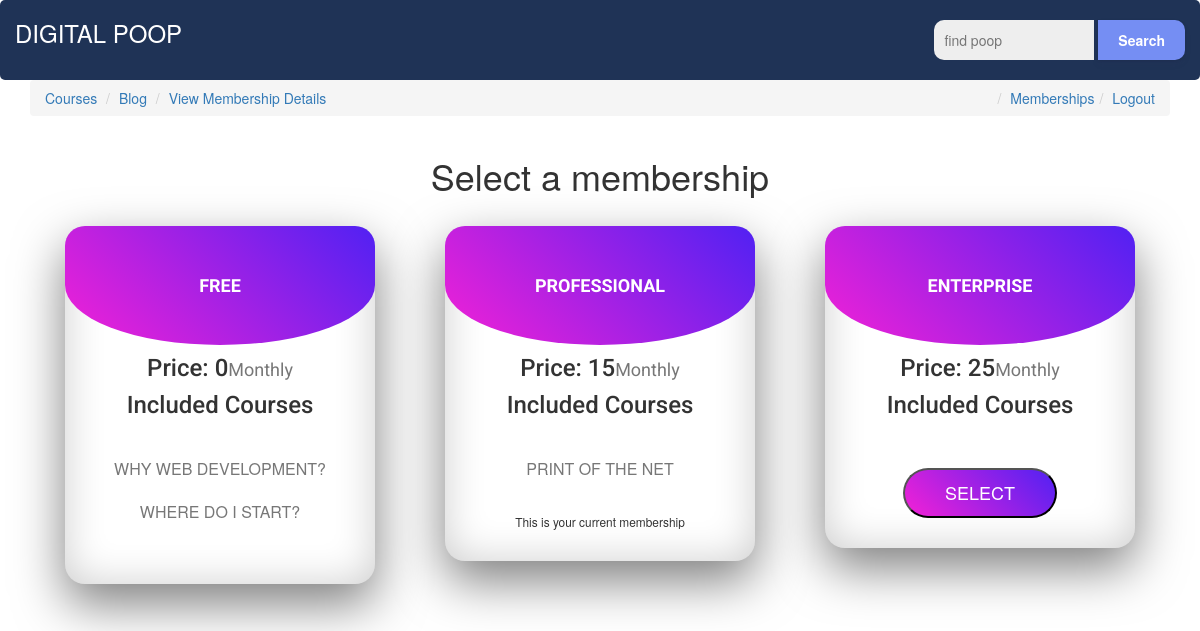
Screenshot of /memberships/ (signed in) with the database file from the repository.
### memberships/models.py (models this page shows)
class Membership(models.Model):
	slug = models.SlugField()
	membership_type = models.CharField(
			choices=MEMBERSHIP_CHOICES,
			default='Free',
			max_length=30)
	price = models.IntegerField(default=15)
	stripe_plan_id = models.CharField(max_length=40)
	def __str__(self):
		return self.membership_type
	class Meta:
		db_table = 'Membership'

### courses/models.py (models this page shows, shortened)
class Course(models.Model):
    slug = models.SlugField()
    title = models.CharField(max_length=120)
    description = models.TextField()
    image = models.ImageField(null=True, blank=True)
    allowed_membership = models.ManyToManyField(Membership)
    class Meta:
        db_table = 'Course'

### memberships/views.py (the view, shortened to what this page needs)
# urls.py: path('', MembershipSelectView.as_view(), name='select'),
class MembershipSelectView(ListView):
    model = Membership
    def get_context_data(self, *args, **kwargs):
        context = super().get_context_data(**kwargs)
        current_membership = get_user_membership(self.request)
        context['current_membership'] = str(current_membership.membership)
        return context

### memberships/views.py (called while the page is built)
def get_user_membership(request):
    user_membership_qs = UserMembership.objects.filter(user=request.user)
    if user_membership_qs.exists():
        return user_membership_qs.first()
    return None

### memberships/templates/memberships/membership_list.html (shortened to what this page needs)
{% extends 'memberships/base.html' %}
{% block content %}
<div class="row text-center">
<h1 id="color">Select a membership</h1>
</div>
<div class="container">
	<div class="row">
		{% for object in object_list %}
			<div class="col-sm-4 col-md-4">
			   <div class="price-table">
					<div class="price-head">
						<h4>{{ object.membership_type }}</h4>
					</div>
					<div class="price-content">
					  <h5 class="price-title">Price: {{ object.price }}<small>Monthly</small></h5>
					  <h5>Included Courses</h5>
					  <ul>
							{% for course in object.course_set.all %}
							<li class="card-text">{{ course.title }}</li>
							{% endfor %}
					  </ul>
					<div class="price-button">
					  {% if object.membership_type != 'Free' %}
			<form method="POST" action="{% url 'memberships:select' %}">
				{% if object.membership_type != current_membership %}
					<button>Select</button>
				{% else %}
					<small>This is your current membership</small>
				{% endif %}
			</form>
			{% endif %}
					  </div>
					</div>
				  </div>
				</div>
			{% endfor %}
	</div>
</div>
{% endblock content %}

### memberships/static/css/main.css (style rules this page uses)
html { box-sizing: border-box; }
.row { margin-left:auto; margin-right:auto; }
.price-table { text-align: center; overflow: hidden; margin: 20px; background: #fff; box-sizing: border-box; box-shadow: inset 0 0 40px rgba(0, 0, 0, .2), 0 20px 50px rgba(0,0,0,.5); border-radius: 20px; }
.price-table .price-head { padding: 50px; background: linear-gradient(45deg, #f321d6, #5121f3); border-bottom-left-radius: 50%; border-bottom-right-radius: 50%; }
.price-table .price-head h4 { text-transform: uppercase; margin: 0; padding: 0; color: #fff; font-weight: 700; font-family: 'Ubuntu', sans-serif; }
.price-table h5 { font-size: 24px; font-family: 'Roboto', sans-serif; }
.price-content { position: relative; }
.price-content ul { position: relative; margin: 0; padding: 20px 0; }
.price-content ul li { list-style: none; font-size: 16px; color: #777; cursor: pointer; text-transform: uppercase; transition: .5s; padding: 10px 0; }
.price-button { padding: 0 0 30px; }
.price-button button { padding: 10px 40px; background: linear-gradient(45deg, #f321d6, #5121f3); color: #fff; border-radius: 25px; font-size: 18px; text-transform: uppercase; }

### rows the page displays
Membership: membership_type "FREE", price "0"
Course: title "WHY WEB DEVELOPMENT?"
Course: title "WHERE DO I START?"
Membership: membership_type "PROFESSIONAL", price "15", shows "This is your current membership"
Course: title "PRINT OF THE NET"
Membership: membership_type "ENTERPRISE", price "25", shows "SELECT"
